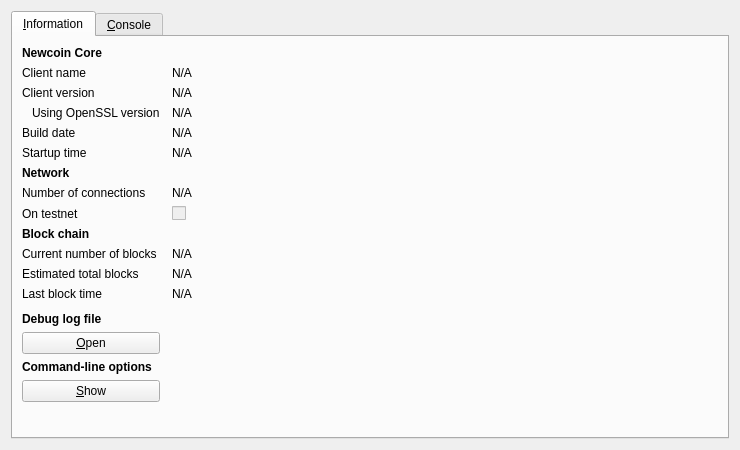
<?xml version="1.0" encoding="UTF-8"?>
<ui version="4.0">
 <class>RPCConsole</class>
 <widget class="QDialog" name="RPCConsole">
  <property name="geometry">
   <rect>
    <x>0</x>
    <y>0</y>
    <width>740</width>
    <height>450</height>
   </rect>
  </property>
  <property name="windowTitle">
   <string>Newcoin - Debug window</string>
  </property>
  <layout class="QVBoxLayout" name="verticalLayout_2">
   <item>
    <widget class="QTabWidget" name="tabWidget">
     <property name="currentIndex">
      <number>0</number>
     </property>
     <widget class="QWidget" name="tab_info">
      <attribute name="title">
       <string>&amp;Information</string>
      </attribute>
      <layout class="QGridLayout" name="gridLayout" columnstretch="0,1">
       <property name="horizontalSpacing">
        <number>12</number>
       </property>
       <item row="0" column="0">
        <widget class="QLabel" name="label_9">
         <property name="font">
          <font>
           <weight>75</weight>
           <bold>true</bold>
          </font>
         </property>
         <property name="text">
          <string>Newcoin Core</string>
         </property>
        </widget>
       </item>
       <item row="1" column="0">
        <widget class="QLabel" name="label_5">
         <property name="text">
          <string>Client name</string>
         </property>
        </widget>
       </item>
       <item row="1" column="1">
        <widget class="QLabel" name="clientName">
         <property name="cursor">
          <cursorShape>IBeamCursor</cursorShape>
         </property>
         <property name="text">
          <string>N/A</string>
         </property>
         <property name="textFormat">
          <enum>Qt::PlainText</enum>
         </property>
         <property name="textInteractionFlags">
          <set>Qt::LinksAccessibleByMouse|Qt::TextSelectableByKeyboard|Qt::TextSelectableByMouse</set>
         </property>
        </widget>
       </item>
       <item row="2" column="0">
        <widget class="QLabel" name="label_6">
         <property name="text">
          <string>Client version</string>
         </property>
        </widget>
       </item>
       <item row="2" column="1">
        <widget class="QLabel" name="clientVersion">
         <property name="cursor">
          <cursorShape>IBeamCursor</cursorShape>
         </property>
         <property name="text">
          <string>N/A</string>
         </property>
         <property name="textFormat">
          <enum>Qt::PlainText</enum>
         </property>
         <property name="textInteractionFlags">
          <set>Qt::LinksAccessibleByMouse|Qt::TextSelectableByKeyboard|Qt::TextSelectableByMouse</set>
         </property>
        </widget>
       </item>
       <item row="3" column="0">
        <widget class="QLabel" name="label_14">
         <property name="text">
          <string>Using OpenSSL version</string>
         </property>
         <property name="indent">
          <number>10</number>
         </property>
        </widget>
       </item>
       <item row="3" column="1">
        <widget class="QLabel" name="openSSLVersion">
         <property name="cursor">
          <cursorShape>IBeamCursor</cursorShape>
         </property>
         <property name="text">
          <string>N/A</string>
         </property>
         <property name="textFormat">
          <enum>Qt::PlainText</enum>
         </property>
         <property name="textInteractionFlags">
          <set>Qt::LinksAccessibleByMouse|Qt::TextSelectableByKeyboard|Qt::TextSelectableByMouse</set>
         </property>
        </widget>
       </item>
       <item row="4" column="0">
        <widget class="QLabel" name="label_12">
         <property name="text">
          <string>Build date</string>
         </property>
        </widget>
       </item>
       <item row="4" column="1">
        <widget class="QLabel" name="buildDate">
         <property name="cursor">
          <cursorShape>IBeamCursor</cursorShape>
         </property>
         <property name="text">
          <string>N/A</string>
         </property>
         <property name="textFormat">
          <enum>Qt::PlainText</enum>
         </property>
         <property name="textInteractionFlags">
          <set>Qt::LinksAccessibleByMouse|Qt::TextSelectableByKeyboard|Qt::TextSelectableByMouse</set>
         </property>
        </widget>
       </item>
       <item row="5" column="0">
        <widget class="QLabel" name="label_13">
         <property name="text">
          <string>Startup time</string>
         </property>
        </widget>
       </item>
       <item row="5" column="1">
        <widget class="QLabel" name="startupTime">
         <property name="cursor">
          <cursorShape>IBeamCursor</cursorShape>
         </property>
         <property name="text">
          <string>N/A</string>
         </property>
         <property name="textFormat">
          <enum>Qt::PlainText</enum>
         </property>
         <property name="textInteractionFlags">
          <set>Qt::LinksAccessibleByMouse|Qt::TextSelectableByKeyboard|Qt::TextSelectableByMouse</set>
         </property>
        </widget>
       </item>
       <item row="6" column="0">
        <widget class="QLabel" name="label_11">
         <property name="font">
          <font>
           <weight>75</weight>
           <bold>true</bold>
          </font>
         </property>
         <property name="text">
          <string>Network</string>
         </property>
        </widget>
       </item>
       <item row="7" column="0">
        <widget class="QLabel" name="label_7">
         <property name="text">
          <string>Number of connections</string>
         </property>
        </widget>
       </item>
       <item row="7" column="1">
        <widget class="QLabel" name="numberOfConnections">
         <property name="cursor">
          <cursorShape>IBeamCursor</cursorShape>
         </property>
         <property name="text">
          <string>N/A</string>
         </property>
         <property name="textFormat">
          <enum>Qt::PlainText</enum>
         </property>
         <property name="textInteractionFlags">
          <set>Qt::LinksAccessibleByMouse|Qt::TextSelectableByKeyboard|Qt::TextSelectableByMouse</set>
         </property>
        </widget>
       </item>
       <item row="8" column="0">
        <widget class="QLabel" name="label_8">
         <property name="text">
          <string>On testnet</string>
         </property>
        </widget>
       </item>
       <item row="8" column="1">
        <widget class="QCheckBox" name="isTestNet">
         <property name="enabled">
          <bool>false</bool>
         </property>
         <property name="text">
          <string/>
         </property>
        </widget>
       </item>
       <item row="9" column="0">
        <widget class="QLabel" name="label_10">
         <property name="font">
          <font>
           <weight>75</weight>
           <bold>true</bold>
          </font>
         </property>
         <property name="text">
          <string>Block chain</string>
         </property>
        </widget>
       </item>
       <item row="10" column="0">
        <widget class="QLabel" name="label_3">
         <property name="text">
          <string>Current number of blocks</string>
         </property>
        </widget>
       </item>
       <item row="10" column="1">
        <widget class="QLabel" name="numberOfBlocks">
         <property name="cursor">
          <cursorShape>IBeamCursor</cursorShape>
         </property>
         <property name="text">
          <string>N/A</string>
         </property>
         <property name="textFormat">
          <enum>Qt::PlainText</enum>
         </property>
         <property name="textInteractionFlags">
          <set>Qt::LinksAccessibleByMouse|Qt::TextSelectableByKeyboard|Qt::TextSelectableByMouse</set>
         </property>
        </widget>
       </item>
       <item row="11" column="0">
        <widget class="QLabel" name="label_4">
         <property name="text">
          <string>Estimated total blocks</string>
         </property>
        </widget>
       </item>
       <item row="11" column="1">
        <widget class="QLabel" name="totalBlocks">
         <property name="cursor">
          <cursorShape>IBeamCursor</cursorShape>
         </property>
         <property name="text">
          <string>N/A</string>
         </property>
         <property name="textFormat">
          <enum>Qt::PlainText</enum>
         </property>
         <property name="textInteractionFlags">
          <set>Qt::LinksAccessibleByMouse|Qt::TextSelectableByKeyboard|Qt::TextSelectableByMouse</set>
         </property>
        </widget>
       </item>
       <item row="12" column="0">
        <widget class="QLabel" name="label_2">
         <property name="text">
          <string>Last block time</string>
         </property>
        </widget>
       </item>
       <item row="12" column="1">
        <widget class="QLabel" name="lastBlockTime">
         <property name="cursor">
          <cursorShape>IBeamCursor</cursorShape>
         </property>
         <property name="text">
          <string>N/A</string>
         </property>
         <property name="textFormat">
          <enum>Qt::PlainText</enum>
         </property>
         <property name="textInteractionFlags">
          <set>Qt::LinksAccessibleByMouse|Qt::TextSelectableByKeyboard|Qt::TextSelectableByMouse</set>
         </property>
        </widget>
       </item>
       <item row="13" column="0">
        <spacer name="verticalSpacer_2">
         <property name="orientation">
          <enum>Qt::Vertical</enum>
         </property>
         <property name="sizeHint" stdset="0">
          <size>
           <width>20</width>
           <height>20</height>
          </size>
         </property>
        </spacer>
       </item>
       <item row="14" column="0">
        <widget class="QLabel" name="labelDebugLogfile">
         <property name="font">
          <font>
           <weight>75</weight>
           <bold>true</bold>
          </font>
         </property>
         <property name="text">
          <string>Debug log file</string>
         </property>
        </widget>
       </item>
       <item row="15" column="0">
        <widget class="QPushButton" name="openDebugLogfileButton">
         <property name="toolTip">
          <string>Open the Newcoin debug log file from the current data directory. This can take a few seconds for large log files.</string>
         </property>
         <property name="text">
          <string>&amp;Open</string>
         </property>
         <property name="autoDefault">
          <bool>false</bool>
         </property>
        </widget>
       </item>
       <item row="16" column="0">
        <widget class="QLabel" name="labelCLOptions">
         <property name="font">
          <font>
           <weight>75</weight>
           <bold>true</bold>
          </font>
         </property>
         <property name="text">
          <string>Command-line options</string>
         </property>
        </widget>
       </item>
       <item row="17" column="0">
        <widget class="QPushButton" name="showCLOptionsButton">
         <property name="toolTip">
          <string>Show the Newcoin-Qt help message to get a list with possible Newcoin command-line options.</string>
         </property>
         <property name="text">
          <string>&amp;Show</string>
         </property>
         <property name="autoDefault">
          <bool>false</bool>
         </property>
        </widget>
       </item>
       <item row="18" column="0">
        <spacer name="verticalSpacer">
         <property name="orientation">
          <enum>Qt::Vertical</enum>
         </property>
         <property name="sizeHint" stdset="0">
          <size>
           <width>20</width>
           <height>40</height>
          </size>
         </property>
        </spacer>
       </item>
      </layout>
     </widget>
     <widget class="QWidget" name="tab_console">
      <attribute name="title">
       <string>&amp;Console</string>
      </attribute>
      <layout class="QVBoxLayout" name="verticalLayout_3">
       <property name="spacing">
        <number>3</number>
       </property>
       <item>
        <widget class="QTextEdit" name="messagesWidget">
         <property name="minimumSize">
          <size>
           <width>0</width>
           <height>100</height>
          </size>
         </property>
         <property name="readOnly">
          <bool>true</bool>
         </property>
         <property name="tabKeyNavigation" stdset="0">
          <bool>false</bool>
         </property>
         <property name="columnCount" stdset="0">
          <number>2</number>
         </property>
        </widget>
       </item>
       <item>
        <layout class="QHBoxLayout" name="horizontalLayout">
         <property name="spacing">
          <number>3</number>
         </property>
         <item>
          <widget class="QLabel" name="label">
           <property name="text">
            <string notr="true">&gt;</string>
           </property>
          </widget>
         </item>
         <item>
          <widget class="QLineEdit" name="lineEdit"/>
         </item>
         <item>
          <widget class="QPushButton" name="clearButton">
           <property name="maximumSize">
            <size>
             <width>24</width>
             <height>24</height>
            </size>
           </property>
           <property name="toolTip">
            <string>Clear console</string>
           </property>
           <property name="text">
            <string/>
           </property>
           <property name="icon">
            <iconset resource="../bitcoin.qrc">
             <normaloff>:/icons/remove</normaloff>:/icons/remove</iconset>
           </property>
           <property name="shortcut">
            <string notr="true">Ctrl+L</string>
           </property>
           <property name="autoDefault">
            <bool>false</bool>
           </property>
          </widget>
         </item>
        </layout>
       </item>
      </layout>
     </widget>
    </widget>
   </item>
  </layout>
 </widget>
 <resources>
  <include location="../bitcoin.qrc"/>
 </resources>
 <connections/>
</ui>
